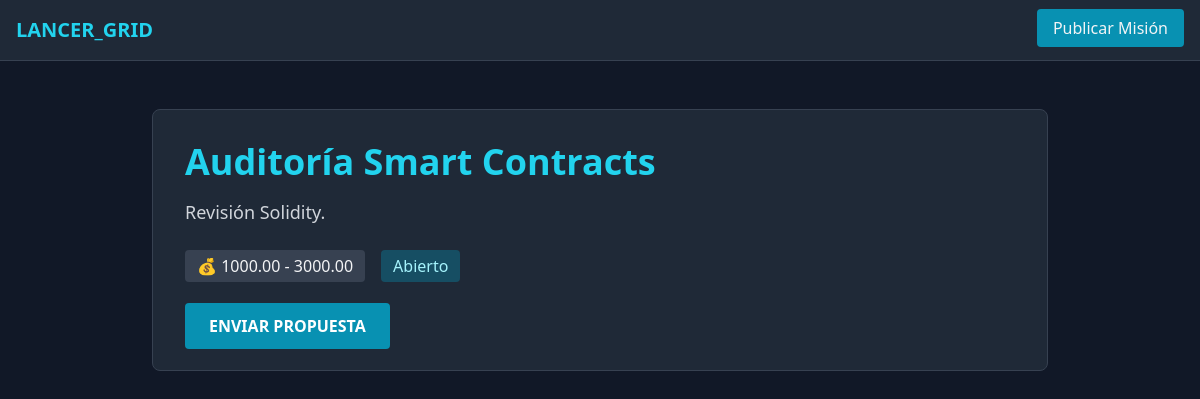
The app's page /job/3/ with its own data.
### jobs/models.py (models this page shows, shortened)
class Job(models.Model):
    STATUS_CHOICES = (
        ('OPEN', 'Abierto'),
        ('IN_PROGRESS', 'En Progreso'),
        ('COMPLETED', 'Completado'),
        ('CANCELLED', 'Cancelado'),
    )
    PAYMENT_TYPE = (
        ('FIXED', 'Presupuesto Fijo'),
        ('HOURLY', 'Pago por Hora'),
    )
    client = models.ForeignKey(User, on_delete=models.CASCADE, related_name='posted_jobs')
    title = models.CharField(max_length=200)
    description = models.TextField()
    category = models.CharField(max_length=100, blank=True)
    required_skills = models.ManyToManyField(Skill, blank=True)
    budget_type = models.CharField(max_length=10, choices=PAYMENT_TYPE, default='FIXED')
    min_budget = models.DecimalField(max_digits=10, decimal_places=2)
    max_budget = models.DecimalField(max_digits=10, decimal_places=2)
    status = models.CharField(max_length=15, choices=STATUS_CHOICES, default='OPEN')
    created_at = models.DateTimeField(auto_now_add=True)

### jobs/views.py (the view)
# urls.py: path('job/<int:pk>/', JobDetailView.as_view(), name='job_detail'),
class JobDetailView(DetailView):
    model = Job
    template_name = 'jobs/job_detail.html'
    def get_context_data(self, **kwargs):
        context = super().get_context_data(**kwargs)
        if self.request.user.is_authenticated:
            context['has_bid'] = Bid.objects.filter(
                job=self.object,
                freelancer=self.request.user
            ).exists()
        return context

### templates/jobs/job_detail.html (shortened to what this page needs)
{% extends 'base.html' %}
{% block content %}
<div class="max-w-4xl mx-auto">
    <div class="bg-gray-800 p-8 rounded-lg border border-gray-700">
        <h1 class="text-4xl font-bold text-cyan-400 mb-4">{{ object.title }}</h1>
        <p class="text-gray-300 text-lg mb-6">{{ object.description }}</p>
        <div class="flex gap-4 mb-8">
            <span class="bg-gray-700 px-3 py-1 rounded">💰 {{ object.min_budget }} - {{ object.max_budget }}</span>
            <span class="bg-cyan-900 text-cyan-200 px-3 py-1 rounded">{{ object.get_status_display }}</span>
        </div>
        {% if user != object.client and not has_bid and object.status == 'OPEN' %}
            <a href="{% url 'bid_create' object.id %}" class="bg-cyan-600 hover:bg-cyan-500 text-white px-6 py-3 rounded font-bold transition">ENVIAR PROPUESTA</a>
        {% elif has_bid %}
            <p class="text-green-400 italic font-bold">>> YA HAS ENVIADO UNA PROPUESTA A ESTA MISIÓN.</p>
        {% endif %}
    </div>
</div>
{% endblock %}

### records on screen
Job: title "Auditoría Smart Contracts", description "Revisión Solidity.", min_budget "1000.00", max_budget "3000.00", status "Abierto"
